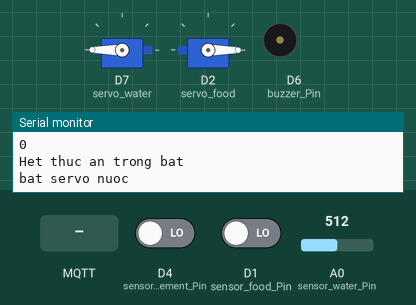
Simulated run of this sketch. Board: ESP8266 (NodeMCU). On the bench: 2 × servo, buzzer (waves = sounding, pin HIGH), the last lines printed to the serial monitor. The inputs (shaded band) are chosen by the test bench; at power-on: D1 (sensor_food_Pin) LOW, A0 (sensor_water_Pin) = 512, D4 (sensor_movement_Pin) LOW. WiFi joins after 1.5 s; servers stay silent unless stated; no MQTT or app messages arrive unless stated.

Above: at 2.7 s.
2.8 s: D1 (sensor_food_Pin) driven HIGH
At 4.1 s:
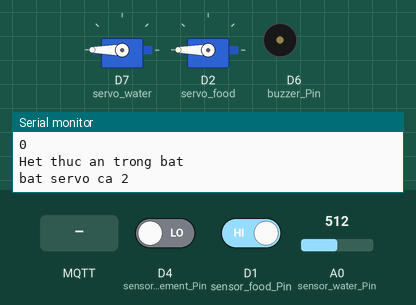
4.4 s: A0 (sensor_water_Pin) set to 577
5.9 s: A0 (sensor_water_Pin) set to 611
At 6.8 s:
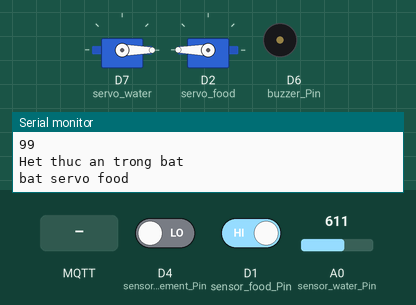
7.5 s: MQTT message "medium" arrives on the first subscribed topic
9.1 s: D1 (sensor_food_Pin) driven LOW
10.8 s: MQTT message "large" arrives on the first subscribed topic
At 18.6 s:
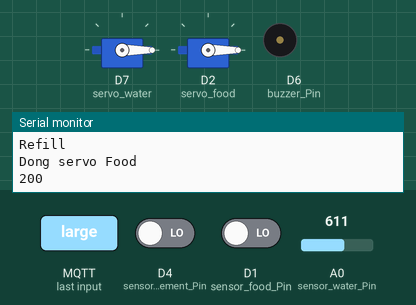
Timing chart, 0 to 19.6 s (numbered marks = the images above; inputs shaded):
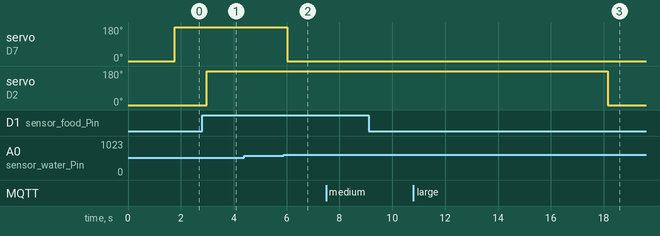

Measured:
- the behaviour switches between 592 and 593 on A0 (sensor_water_Pin) (found by bisection; images 1 and 2)
- after the input at 2.8 s, servo on D2 (servo_food): 0° → 180° after 0.18 s
- after the input at 5.9 s, servo on D7 (servo_water): 180° → 0° after 0.12 s
- after the input at 10.8 s, servo on D2 (servo_food): 180° → 0° after 7.4 s instead of 2.3 s

The sketch:

esp8266.ino
```cpp
#include <ESP8266WiFi.h>
#include "PubSubClient.h"
#include <Servo.h>
#include "ThingSpeak.h"

#define button_Pin D5

#define buzzer_Pin D6
#define sensor_water_Pin A0
#define sensor_food_Pin D1
#define sensor_movement_Pin D4

#define servo_water_Pin D7
#define servo_food_Pin D2

int frequency = 10;
int state_button = HIGH;
int countStatusOf2 = -1;

Servo servo_water, servo_food;
uint8_t button, sensor_water, sensor_food, sensor_movement;
uint8_t count_water = 0, count_food = 0;

unsigned long time_start_food, time_start_buzzer, set_time = 10000;
boolean already_buzzer = false, already_fill = false, set_time_food = false, set_time_buzzer = false;
boolean already_fill_bowls = false, isOverWater = false;

const char* ssid = "Elsatrangpham’s iphone";
const char* password = "19032002";
const char* mqttServer = "test.mosquitto.org";
int port = 1883;

//ThingSpeakSetting
unsigned long myChannelNumber = 1822680;  // Replace the 0 with your channel number, channel của bạn
const char * myWriteAPIKey = "020GVFEH7H7I9A4K";    // Paste your ThingSpeak Write API Key between the quotes, write API key

WiFiClient espClient;
PubSubClient client(espClient);

void mqttReconnect() {
  while (!client.connected()) {
    Serial.println("Attempting MQTT connection...");
    if (client.connect("20127228")) {
      Serial.println(" connected");
      //-------- Truyền từ Node-Red -> Thiết bị-------------
      client.subscribe("20127228/set_time");
    } else {
      Serial.println(" try again in 5 seconds");
      delay(5000);
    }
  }
}

void callback(char* topic, byte* message, unsigned int length) {
  Serial.println(topic);
  String strMessage;
  for (int i = 0; i < length; i++) {
    strMessage += (char)message[i];
  }
  Serial.println(strMessage);

  if (strMessage == "medium") set_time = 10000;
  else if (strMessage == "large") set_time = 15000;
  else if (strMessage == "small") set_time = 5000;
}

void wifiConnect() {
  delay(10);
  // We start by connecting to a WiFi network
  Serial.println();
  Serial.print("Connecting to ");
  Serial.println(ssid);

  WiFi.mode(WIFI_STA);

  WiFi.begin(ssid, password);
  while (WiFi.status() != WL_CONNECTED) {
    delay(500);
    Serial.print(".");
  }
  Serial.println(" Connected!");
  Serial.println("IP address: ");
  Serial.println(WiFi.localIP());
}

void setup() {
  // Led ngoài board mạch
  pinMode(LED_BUILTIN, OUTPUT);
  //Loa
  pinMode(buzzer_Pin, OUTPUT);
  //Nút bấm
  pinMode(button_Pin, INPUT_PULLUP);
  //Sensor water
  pinMode(sensor_water_Pin, INPUT);
  //Sensor food
  pinMode(sensor_food_Pin, INPUT);
  //Sensor movement
  pinMode(sensor_movement_Pin, INPUT);
  //Servo water
  servo_water.attach(13); // Chân D7
  servo_water.write(0);  // nhập góc xoay của servo từ 0 - 180 độ
  //Servo food
  servo_food.attach(4); // Chân D2
  servo_food.write(0);  // nhập góc xoay của servo từ 0 - 180 độ

  Serial.begin(115200);

  //Kết nối WiFi
  Serial.println("Connecting to WiFi");
  wifiConnect();
  //Mqtt(mosquitto) - kết nối trung gian
  client.setServer(mqttServer, port);
  client.setCallback(callback);

  Serial.println("IP address: ");
  Serial.println(WiFi.localIP());

  ThingSpeak.begin(espClient);
}

// the loop function runs over and over again forever
void loop() {
  delay(100);

  if (!client.connected()) {
    mqttReconnect();
  }
  client.loop();

  //-------- Biến truyền thiết bị -> node-red
  char buffer_water[50];
  char buffer_food[50];
  char buffer_already_fill[50];
  char buffer_already_fill_bowls[50];

  //------- Đọc cảm biến nước -----------------
  sensor_water = analogRead(sensor_water_Pin);
  //------- Đọc cảm biến đồ ăn ----------------
  sensor_food = digitalRead(sensor_food_Pin);
  //------- Đọc cảm biến chuyển động ----------
  sensor_movement = digitalRead(sensor_movement_Pin);

  sprintf(buffer_water, "%d", sensor_water);
  sprintf(buffer_food, "%d", sensor_food);
  sprintf(buffer_already_fill, "%d", already_fill);
  sprintf(buffer_already_fill_bowls, "%d", already_fill_bowls);

  //-------- Truyền từ thiết bị -> Node-Red-------------
  client.publish("20127228/sensor_water", buffer_water);
  client.publish("20127228/sensor_food", buffer_food);
  client.publish("20127228/already_fill", buffer_already_fill);
  client.publish("20127228/already_fill_bowls", buffer_already_fill_bowls);

  delay(100);

  Serial.println(sensor_water);

  //TH: Khi đồ ăn || nước ở trong bát HẾT và chưa đổ lần nào
  if ((sensor_water <= 80 || sensor_food == HIGH) && already_fill == false) {
    already_fill_bowls = true;
    time_start_buzzer = millis();
    Serial.println("Het thuc an trong bat");

    //Th1: Đồ ăn và nước đều hết
    if (sensor_water <= 80 && sensor_food == HIGH) {
      Serial.println("bat servo ca 2");

      //Servo nâng lên
      servo_water.write(180);
      servo_food.write(180);
      countStatusOf2 = 2;
      // Bắt đầu set thời gian mở servo food
      if (set_time_food == false){
        time_start_food = millis(); // Thời gian bắt đầu đổ đồ ăn
        set_time_food = true; //Đã set tgian của food
      }
    }
    //Th2: Khi chỉ có nước hết
    else if (sensor_water <= 80) {
      Serial.println("bat servo nuoc");
      servo_water.write(180);
      isOverWater = true;
      countStatusOf2 = 0;

    }
    // Khi chỉ có đồ ăn hết
    else if (sensor_food == HIGH) {
      Serial.println("bat servo food");
      servo_food.write(180);
      countStatusOf2 = 1;

      // Bắt đầu set thời gian mở servo food
      if (set_time_food == false){
        time_start_food = millis(); // Thời gian bắt đầu đổ đồ ăn
        set_time_food = true; //Đã set tgian của food
      }
    }
  }

  //TH: Khi đồ ăn || nước ở trong bát HẾT và đã đổ -> đồ ăn trong bình hết
  else if ((sensor_water <= 80 || sensor_food == HIGH) && already_fill == true ){
    servo_food.write(0);

    already_fill_bowls = false;
    Serial.println("Hết đồ ăn trong bình");
    if (sensor_water <= 80 && sensor_food == HIGH) {
      Serial.println("count status = 2");
      countStatusOf2 = 2;
    }
    else if (sensor_water > 80 && sensor_food == HIGH) {
      Serial.println("count status = 1");
      countStatusOf2 = 1;
    }
    else if (sensor_water <= 80 && sensor_food == LOW) {
      Serial.println("count status = 0");
      countStatusOf2 = 0;
    }

    if(state_button == HIGH && already_buzzer == false){
      //Loa kêu
      tone(buzzer_Pin, frequency);
      set_time_buzzer = true;
    }

    // Nếu mà loa đã kêu trước đó -> Không có chủ ở nhà
    if(already_buzzer == true){
      noTone(buzzer_Pin);
      Serial.println("Đồ ăn || nước hết (Không có chủ)");
    }
  }

  //TH: BÌNH THƯỜNG có đồ ăn và nước
  else if ((sensor_water > 80 && sensor_food == LOW)){
    already_fill_bowls = false;

    Serial.println("Refill");
    state_button = HIGH;
    noTone(buzzer_Pin); // Loa tắt
    already_fill = false; // Set lại chu kì mới
    already_buzzer = false; // Set lại trạng thái loa chưa kêu
    if (countStatusOf2 == 0) {
        Serial.println("Nuoc");
        count_water = count_water + 1;
        int x =  ThingSpeak.setField(1, count_food);
        int y =  ThingSpeak.setField(2, count_water); //setField(field, value)
        int z = ThingSpeak.writeFields(myChannelNumber, myWriteAPIKey);
        Serial.println(z);
        isOverWater = false;
    }
    else if (countStatusOf2 == 1) {
        Serial.println("Food");
          count_food = count_food + 1;
        int x =  ThingSpeak.setField(1, count_food);
        int y =  ThingSpeak.setField(2, count_water);//setField(field, value)
        int z = ThingSpeak.writeFields(myChannelNumber, myWriteAPIKey);
        Serial.println(z);
    }
    else if (countStatusOf2 == 2) {
        Serial.println("Thieu ca 2");
          count_water = count_water + 1;
          count_food = count_food + 1;
        int x =  ThingSpeak.setField(1, count_food); //setField(field, value)
        int y =  ThingSpeak.setField(2, count_water); //setField(field, value)
        int z = ThingSpeak.writeFields(myChannelNumber, myWriteAPIKey);
        Serial.println(z);
      }
    countStatusOf2 = -1;
  }


  // Đóng servo food
  if (set_time_food == true) {
    already_fill_bowls = false;
    if ((unsigned long)(millis() - time_start_food) > set_time) {

      servo_food.write(0);
      set_time_food = false; //Bỏ set tgian

      if (sensor_food == LOW){
            Serial.println("Dong servo Food");

          count_food = count_food + 1;
          int x =  ThingSpeak.setField(1, count_food); //setField(field, value)
          int y =  ThingSpeak.setField(2, count_food);
          int z = ThingSpeak.writeFields(myChannelNumber, myWriteAPIKey);
          Serial.println(z);
          already_fill = false;
        }  //Đã fill đồ ăn hoặc uống
      else {
        already_fill = true; //Đã fill đồ ăn hoặc uống
      }
    }
  }

  // Đóng servo water
  if (sensor_water > 80) {
    already_fill_bowls = false;
    servo_water.write(0);
    if (sensor_water > 80 || sensor_food == LOW) {
          if (isOverWater) {
              Serial.println("Dong servo Nuoc");
              count_water = count_water + 1;
              int x = ThingSpeak.setField(1, count_food);
              int y = ThingSpeak.setField(2, count_water); //setField(field, value)
              int z = ThingSpeak.writeFields(myChannelNumber, myWriteAPIKey);
              Serial.println(y);
              isOverWater = false;
            }
          already_fill = false;
      }  //Đã fill đồ ăn hoặc uống
    else already_fill = true; //Đã fill đồ ăn hoặc uống
  }

//  int x =  ThingSpeak.setField(1, count_food); //setField(field, value)
//  int z = ThingSpeak.writeFields(myChannelNumber, myWriteAPIKey);
  // Tắt Loa
  if (set_time_buzzer == true) {
    already_fill_bowls = false;

    //Kiểm tra nút bấm
    button = digitalRead(button_Pin);
    // Nếu đã bấm nút
    if (button == LOW){
      servo_food.write(0);
      noTone(buzzer_Pin); // Loa tắt
      state_button = LOW; // Set trạng thái nút là đã bấm
      set_time_buzzer = false; //Bỏ set tgian
    }
    else if ((unsigned long)(millis() - time_start_buzzer) > 5000) {
      noTone(buzzer_Pin);
//      servo_food.write(0);
      set_time_buzzer = false; //Bỏ set tgian
      already_buzzer = true; //Đã fill đồ ăn hoặc uống
      time_start_buzzer = millis();
    }
  }

  // Ghi dữ liệu lên nhiều field
//  int x =  ThingSpeak.setField(1, sensor_food); //setField(field, value)
//  int y =  ThingSpeak.setField(2, sensor_water); //setField(field, value)
//  int z = ThingSpeak.writeFields(myChannelNumber, myWriteAPIKey);


  //--------- Cảm biến chuyển động --------------------
//  if (sensor_movement == LOW)
//    Serial.println("Meo meo");
//  else
//    Serial.println("No meo meo");

}
```
